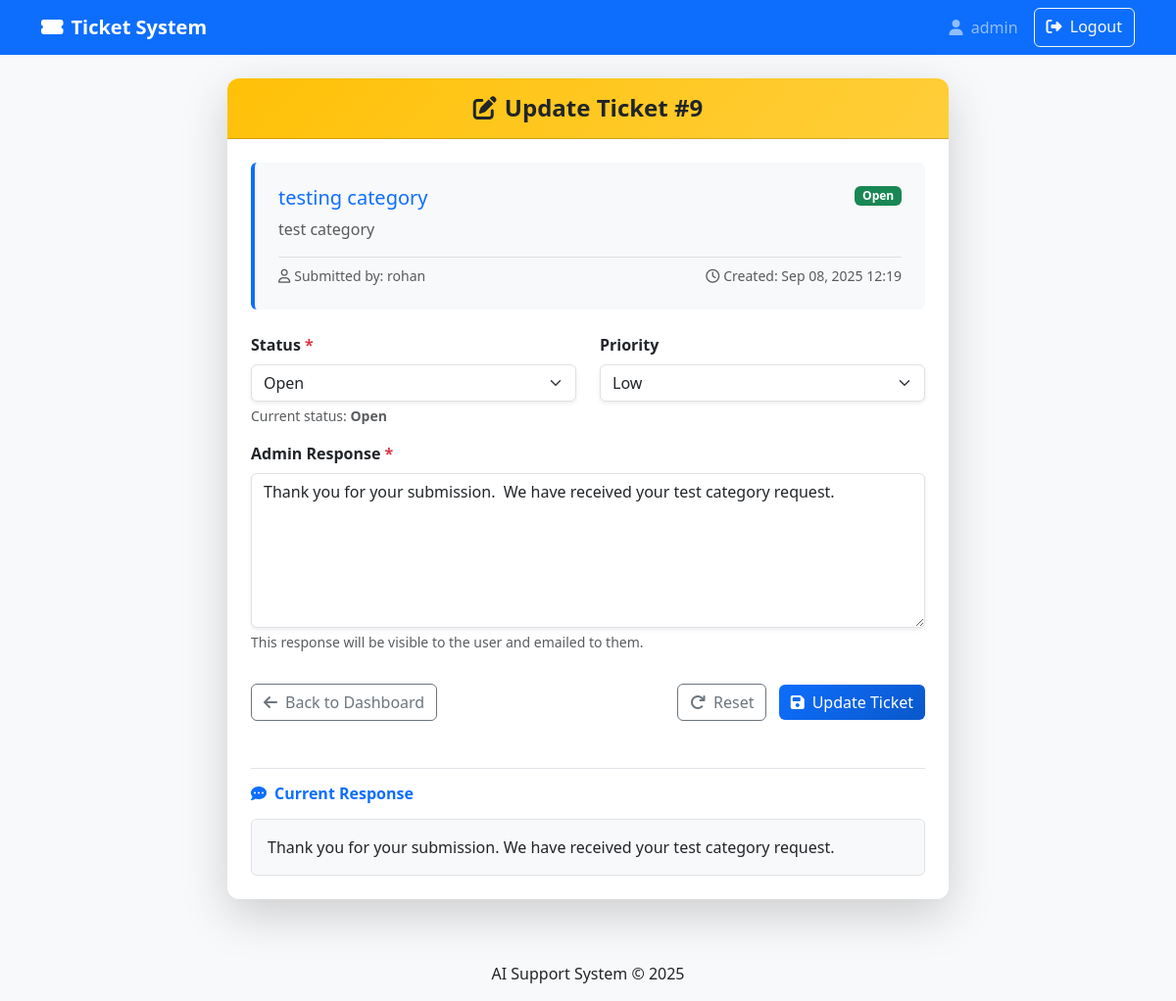
The page /update/9/ (signed in) on the database its author committed.
### tickets/models.py (models this page shows, shortened)
class Ticket(models.Model):
    STATUS_CHOICES = [
        ('open', 'Open'),
        ('in_progress', 'In Progress'),
        ('resolved', 'Resolved'),
    ]
    CATERGORY_CHOICES = [
        ('billing', 'Billing'),
        ('technical', 'Technical'),
        ('general', 'General Inquiry'),
    ]
    user = models.ForeignKey(User, on_delete=models.CASCADE, related_name="tickets")
    title = models.CharField(max_length=200)
    description = models.TextField()
    status = models.CharField(max_length=20, choices=STATUS_CHOICES, default='open')
    category = models.CharField(max_length=50, choices=CATERGORY_CHOICES, default='general')
    response = models.TextField(blank=True, null=True)
    created_at = models.DateTimeField(auto_now_add=True)

### tickets/views.py (the view)
# urls.py: path("update/<int:ticket_id>/", views.update_ticket_status, name="update_ticket"),
@login_required
def update_ticket_status(request, ticket_id):
    if request.user.is_staff:
        ticket = Ticket.objects.get(id=ticket_id)
        if request.method == "POST":
            status = request.POST.get("status")
            response = request.POST.get("response")
            ticket.response = response
            ticket.status = status
            ticket.save()
            return redirect("home")
        else:
            if not ticket.response:
                ticket.response = generate_ticket_reply(ticket.title, ticket.description)
        return render(request, "update_ticket.html", {"ticket": ticket})
    return redirect("home")

### templates/update_ticket.html (shortened to what this page needs)
{% extends "base.html" %}
{% block content %}
<div class="row justify-content-center">
    <div class="col-md-10 col-lg-8">
        <div class="card shadow-lg">
            <div class="card-header bg-gradient-warning text-dark text-center py-3">
                <h4 class="card-title mb-0 fw-bold"><i class="fas fa-edit me-2"></i>Update Ticket #{{ ticket.id }}</h4>
            </div>
            <div class="card-body p-4">
                <div class="mb-4 p-4 border-start border-4 border-primary rounded bg-light-subtle">
                    <div class="d-flex justify-content-between align-items-start mb-2">
                        <h5 class="card-title text-primary mb-0">{{ ticket.title }}</h5>
                        <span class="badge {% if ticket.status == 'open' %}bg-success{% elif ticket.status == 'in_progress' %}bg-warning{% else %}bg-info{% endif %}">
                            {{ ticket.status|title }}
                        </span>
                    </div>
                    <p class="card-text text-muted">{{ ticket.description }}</p>
                    <div class="d-flex justify-content-between mt-3 pt-2 border-top">
                        <small class="text-muted">
                            <i class="far fa-user me-1"></i>Submitted by: {{ ticket.user.username }}
                        </small>
                        <small class="text-muted">
                            <i class="far fa-clock me-1"></i>Created: {{ ticket.created_at|date:"M d, Y H:i" }}
                        </small>
                    </div>
                </div>
                <form method="post">
                    <div class="row">
                        <div class="col-md">
                            <div class="mb-3">
                                <label for="status" class="form-label fw-semibold">Status <span class="text-danger">*</span></label>
                                <select name="status" id="status" class="form-select shadow-sm">
                                    <option value="open" {% if ticket.status == "open" %}selected{% endif %}>Open</option>
                                </select>
                                <div class="form-text">Current status: <span class="fw-semibold">{{ ticket.status|title }}</span></div>
                            </div>
                        </div>
                        <div class="col-md-6">
                            <div class="mb-3">
                                <label for="priority" class="form-label fw-semibold">Priority</label>
                                <select name="priority" id="priority" class="form-select shadow-sm">
                                    <option value="low" {% if ticket.priority == "low" %}selected{% endif %}>Low</option>
                                </select>
                            </div>
                        </div>
                    </div>
                    <div class="mb-4">
                        <label for="response" class="form-label fw-semibold">Admin Response <span class="text-danger">*</span></label>
                        <textarea name="response" id="response" class="form-control shadow-sm" rows="6"
                                  placeholder="Enter your detailed response to the user here...">{% if ticket.response %}{{ ticket.response }}{% endif %}</textarea>
                        <div class="form-text">This response will be visible to the user and emailed to them.</div>
                    </div>
                    <div class="d-flex justify-content-between mt-4 pt-2">
                        <a href="{% url 'home' %}" class="btn btn-outline-secondary">
                            <i class="fas fa-arrow-left me-2"></i>Back to Dashboard
                        </a>
                        <div>
                            <button type="reset" class="btn btn-outline-secondary me-2">
                                <i class="fas fa-redo me-2"></i>Reset
                            </button>
                            <button type="submit" class="btn btn-primary gradient-btn">
                                <i class="fas fa-save me-2"></i>Update Ticket
                            </button>
                        </div>
                    </div>
                </form>
                {% if ticket.response %}
                <div class="mt-5 pt-3 border-top">
                    <h6 class="fw-bold text-primary mb-3"><i class="fas fa-comment-dots me-2"></i>Current Response</h6>
                    <div class="p-3 border rounded bg-light">
                        <p class="mb-0">{{ ticket.response }}</p>
                    </div>
                </div>
                {% endif %}
            </div>
        </div>
    </div>
</div>
{% endblock %}

### templates/base.html (shortened to what this page needs)
<!DOCTYPE html>
<html lang="en">
<head>
    <link href="https://cdn.jsdelivr.net/npm/bootstrap@5.3.0/dist/css/bootstrap.min.css" rel="stylesheet">
    <link href="https://cdnjs.cloudflare.com/ajax/libs/font-awesome/6.4.0/css/all.min.css" rel="stylesheet">
</head>
<body>
    <nav class="navbar navbar-expand-lg navbar-dark bg-primary">
        <div class="container">
            <a class="navbar-brand" href="{% url 'home' %}">
                <i class="fas fa-ticket-alt me-2"></i>Ticket System
            </a>
            <div class="navbar-nav ms-auto">
                {% if request.user.is_authenticated %}
                    <span class="navbar-text me-3">
                        <i class="fas fa-user me-1"></i> {{ request.user.username }}
                    </span>
                    <a class="btn btn-outline-light" href="{% url 'logout' %}">
                        <i class="fas fa-sign-out-alt me-1"></i> Logout
                    </a>
                {% endif %}
            </div>
        </div>
    </nav>
    <div class="container mt-4">
        {% block content %}
        {% endblock %}
    </div>
    <footer class="mt-5 py-3 bg-light">
        <div class="container text-center">
            <p class="mb-0">AI Support System &copy; {% now "Y" %}</p>
        </div>
    </footer>
</body>
</html>

### templates/base.html (style rules this page uses)
body { background-color: #f8f9fa; }
.navbar-brand { font-weight: bold; }

### templates/update_ticket.html (style rules this page uses)
.card { border: none; border-radius: 12px; }
.card-header { border-radius: 12px 12px 0 0 !important; }
.bg-gradient-warning { background: linear-gradient(135deg, #ffc107 0%, #ffce3a 100%); }
textarea.form-control { min-height: 150px; resize: vertical; }
.bg-light-subtle { background-color: #f8f9fa !important; }
.gradient-btn { background: linear-gradient(135deg, #0d6efd 0%, #0a58ca 100%); border: none; transition: all 0.3s ease; }
.shadow-sm { box-shadow: 0 0.125rem 0.25rem rgba(0, 0, 0, 0.075) !important; }
.border-primary { border-color: #0d6efd !important; }

### rows shown on the page
Ticket: id "9", title "testing category", status "Open", description "test category", user.username "rohan", created_at "Sep 08, 2025 12:19", response "Thank you for your submission. We have received your test category request."

### other values the page prints
{{ request.user.username }} "admin"
